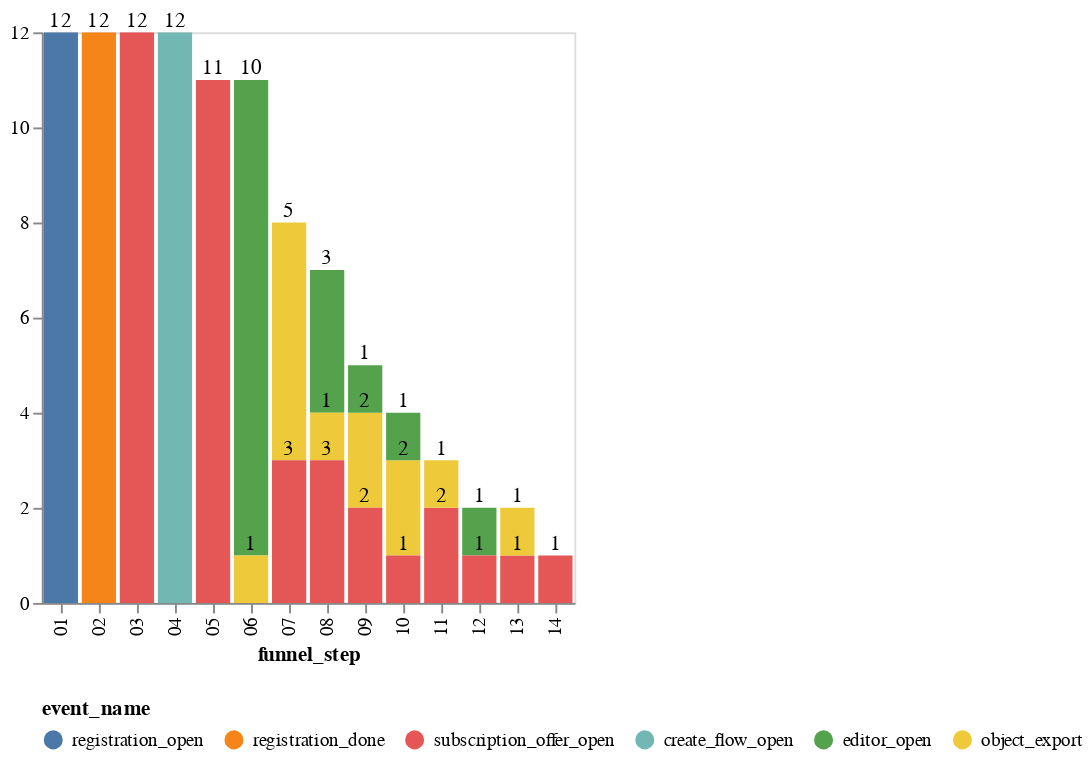

The notebook cell this image was saved under:
### Code cell
DeepnoteChart(general_path, """{"layer":[{"layer":[{"mark":{"clip":true,"type":"bar","tooltip":true},"encoding":{"x":{"axis":{"grid":false},"sort":null,"type":"nominal","field":"funnel_step","scale":{"type":"linear"},"stack":"zero"},"y":{"axis":{"grid":false,"title":null},"sort":null,"type":"quantitative","field":"total","scale":{"type":"linear"},"stack":"zero","format":{"type":"default","decimals":null},"aggregate":"sum","formatType":"numberFormatFromNumberType"},"color":{"sort":null,"type":"nominal","field":"event_name","scale":{"scheme":"tableau10"}}}},{"mark":{"dx":0,"dy":-1,"fill":"black","type":"text","align":"center","baseline":"bottom"},"encoding":{"x":{"axis":{"grid":false},"sort":null,"type":"nominal","field":"funnel_step","scale":{"type":"linear"},"stack":"zero"},"y":{"axis":{"grid":false,"title":null},"sort":null,"type":"quantitative","field":"total","scale":{"type":"linear"},"stack":"zero","format":{"type":"default","decimals":null},"aggregate":"sum","formatType":"numberFormatFromNumberType"},"text":{"sort":null,"type":"quantitative","field":"total","aggregate":"sum"},"color":{"sort":null,"type":"nominal","field":"event_name","scale":{"scheme":"tableau10"}}}}]}],"title":"","config":{"legend":{"orient":"bottom"}},"$schema":"https://vega.github.io/schema/vega-lite/v5.json","encoding":{}}""")

### Figure 1 — Vega-Lite specification as saved in the notebook (floating-point values rounded to 4 significant figures)
{"$schema": "https://vega.github.io/schema/vega-lite/v5.json", "encoding": {}, "layer": [{"layer": [{"mark": {"type": "bar", "tooltip": true, "clip": true}, "encoding": {"x": {"field": "funnel_step", "type": "nominal", "sort": null, "axis": {"grid": false}, "stack": "zero", "scale": {"type": "linear"}}, "y": {"field": "total", "type": "quantitative", "aggregate": "sum", "sort": null, "axis": {"title": null, "grid": false}, "stack": "zero", "scale": {"type": "linear"}, "formatType": "numberFormatFromNumberType", "format": {"type": "default", "decimals": null}}, "color": {"field": "event_name", "type": "nominal", "sort": null, "scale": {"scheme": "tableau10"}}}}, {"mark": {"type": "text", "align": "center", "baseline": "bottom", "fill": "black", "dx": 0, "dy": -1}, "encoding": {"x": {"field": "funnel_step", "type": "nominal", "sort": null, "axis": {"grid": false}, "stack": "zero", "scale": {"type": "linear"}}, "y": {"field": "total", "type": "quantitative", "aggregate": "sum", "sort": null, "axis": {"title": null, "grid": false}, "stack": "zero", "scale": {"type": "linear"}, "formatType": "numberFormatFromNumberType", "format": {"type": "default", "decimals": null}}, "color": {"field": "event_name", "type": "nominal", "sort": null, "scale": {"scheme": "tableau10"}}, "text": {"field": "total", "type": "quantitative", "aggregate": "sum", "sort": null}}}]}], "title": "", "config": {"legend": {"orient": "bottom"}}, "data": {"values": [{"funnel_step": "01", "event_name": "registration_open", "android_users": 9, "apple_users": 3, "total": 12, "android_conversion": "100%", "apple_conversion": "100%"}, {"funnel_step": "02", "event_name": "registration_done", "android_users": 9, "apple_users": 3, "total": 12, "android_conversion": "100%", "apple_conversion": "100%"}, {"funnel_step": "03", "event_name": "subscription_offer_open", "android_users": 9, "apple_users": 3, "total": 12, "android_conversion": "100%", "apple_conversion": "100%"}, {"funnel_step": "04", "event_name": "create_flow_open", "android_users": 9, "apple_users": 3, "total": 12, "android_conversion": "100%", "apple_conversion": "100%"}, {"funnel_step": "05", "event_name": "subscription_offer_open", "android_users": 8, "apple_users": 3, "total": 11, "android_conversion": "89%", "apple_conversion": "100%"}, {"funnel_step": "06", "event_name": "editor_open", "android_users": 7, "apple_users": 3, "total": 10, "android_conversion": "78%", "apple_conversion": "100%"}, {"funnel_step": "07", "event_name": "object_export", "android_users": 4, "apple_users": 1, "total": 5, "android_conversion": "44%", "apple_conversion": "33%"}, {"funnel_step": "08", "event_name": "editor_open", "android_users": 2, "apple_users": 1, "total": 3, "android_conversion": "22%", "apple_conversion": "33%"}, {"funnel_step": "09", "event_name": "object_export", "android_users": 2, "apple_users": 0, "total": 2, "android_conversion": "22%", "apple_conversion": "0%"}, {"funnel_step": "09", "event_name": "subscription_offer_open", "android_users": 1, "apple_users": 1, "total": 2, "android_conversion": "11%", "apple_conversion": "33%"}, {"funnel_step": "10", "event_name": "object_export", "android_users": 1, "apple_users": 1, "total": 2, "android_conversion": "11%", "apple_conversion": "33%"}, {"funnel_step": "07", "event_name": "subscription_offer_open", "android_users": 2, "apple_users": 1, "total": 3, "android_conversion": "22%", "apple_conversion": "33%"}, {"funnel_step": "08", "event_name": "object_export", "android_users": 0, "apple_users": 1, "total": 1, "android_conversion": "0%", "apple_conversion": "33%"}, {"funnel_step": "06", "event_name": "object_export", "android_users": 1, "apple_users": 0, "total": 1, "android_conversion": "11%", "apple_conversion": "0%"}, {"funnel_step": "08", "event_name": "subscription_offer_open", "android_users": 3, "apple_users": 0, "total": 3, "android_conversion": "33%", "apple_conversion": "0%"}, {"funnel_step": "10", "event_name": "editor_open", "android_users": 1, "apple_users": 0, "total": 1, "android_conversion": "11%", "apple_conversion": "0%"}, {"funnel_step": "11", "event_name": "subscription_offer_open", "android_users": 2, "apple_users": 0, "total": 2, "android_conversion": "22%", "apple_conversion": "0%"}, {"funnel_step": "12", "event_name": "editor_open", "android_users": 1, "apple_users": 0, "total": 1, "android_conversion": "11%", "apple_conversion": "0%"}, {"funnel_step": "13", "event_name": "subscription_offer_open", "android_users": 1, "apple_users": 0, "total": 1, "android_conversion": "11%", "apple_conversion": "0%"}, {"funnel_step": "09", "event_name": "editor_open", "android_users": 1, "apple_users": 0, "total": 1, "android_conversion": "11%", "apple_conversion": "0%"}, {"funnel_step": "10", "event_name": "subscription_offer_open", "android_users": 1, "apple_users": 0, "total": 1, "android_conversion": "11%", "apple_conversion": "0%"}, {"funnel_step": "11", "event_name": "object_export", "android_users": 1, "apple_users": 0, "total": 1, "android_conversion": "11%", "apple_conversion": "0%"}, {"funnel_step": "12", "event_name": "subscription_offer_open", "android_users": 1, "apple_users": 0, "total": 1, "android_conversion": "11%", "apple_conversion": "0%"}, {"funnel_step": "13", "event_name": "object_export", "android_users": 1, "apple_users": 0, "total": 1, "android_conversion": "11%", "apple_conversion": "0%"}, {"funnel_step": "14", "event_name": "subscription_offer_open", "android_users": 1, "apple_users": 0, "total": 1, "android_conversion": "11%", "apple_conversion": "0%"}]}}
